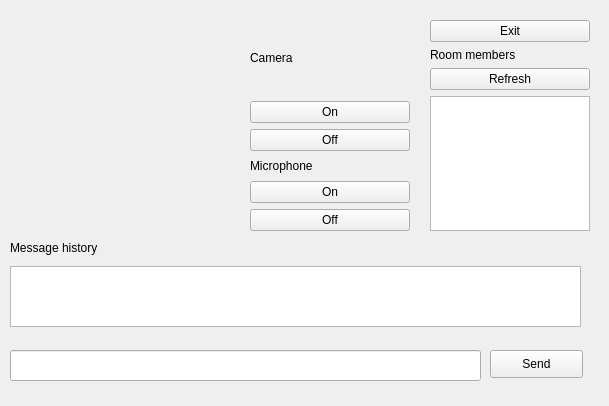
<?xml version="1.0" encoding="UTF-8"?>
<ui version="4.0">
 <class>clientwidget</class>
 <widget class="QWidget" name="clientwidget">
  <property name="geometry">
   <rect>
    <x>0</x>
    <y>0</y>
    <width>609</width>
    <height>406</height>
   </rect>
  </property>
  <property name="windowTitle">
   <string>Form</string>
  </property>
  <widget class="QWidget" name="verticalLayoutWidget_3">
   <property name="geometry">
    <rect>
     <x>250</x>
     <y>20</y>
     <width>160</width>
     <height>211</height>
    </rect>
   </property>
   <layout class="QVBoxLayout" name="verticalLayout_3">
    <item>
     <layout class="QVBoxLayout" name="verticalLayout">
      <item>
       <widget class="QLabel" name="label">
        <property name="text">
         <string>Camera</string>
        </property>
       </widget>
      </item>
      <item>
       <widget class="QPushButton" name="camera_open_button">
        <property name="text">
         <string>On</string>
        </property>
       </widget>
      </item>
      <item>
       <widget class="QPushButton" name="camera_close_button">
        <property name="text">
         <string>Off</string>
        </property>
       </widget>
      </item>
      <item>
       <layout class="QVBoxLayout" name="verticalLayout_2">
        <item>
         <widget class="QLabel" name="label_2">
          <property name="text">
           <string>Microphone</string>
          </property>
         </widget>
        </item>
        <item>
         <widget class="QPushButton" name="microphone_open_button">
          <property name="text">
           <string>On</string>
          </property>
         </widget>
        </item>
        <item>
         <widget class="QPushButton" name="microphone_close_button">
          <property name="text">
           <string>Off</string>
          </property>
         </widget>
        </item>
       </layout>
      </item>
     </layout>
    </item>
   </layout>
  </widget>
  <widget class="QWidget" name="verticalLayoutWidget_4">
   <property name="geometry">
    <rect>
     <x>430</x>
     <y>20</y>
     <width>160</width>
     <height>211</height>
    </rect>
   </property>
   <layout class="QVBoxLayout" name="verticalLayout_4">
    <item>
     <widget class="QPushButton" name="client_exit">
      <property name="text">
       <string>Exit</string>
      </property>
     </widget>
    </item>
    <item>
     <widget class="QLabel" name="label_3">
      <property name="text">
       <string>Room members</string>
      </property>
     </widget>
    </item>
    <item>
     <widget class="QPushButton" name="refresh_button">
      <property name="text">
       <string>Refresh</string>
      </property>
     </widget>
    </item>
    <item>
     <widget class="QTextEdit" name="client_display"/>
    </item>
   </layout>
  </widget>
  <widget class="QPushButton" name="pushButton_6">
   <property name="geometry">
    <rect>
     <x>490</x>
     <y>350</y>
     <width>93</width>
     <height>28</height>
    </rect>
   </property>
   <property name="text">
    <string>Send</string>
   </property>
  </widget>
  <widget class="QTextEdit" name="chat_display">
   <property name="geometry">
    <rect>
     <x>10</x>
     <y>266</y>
     <width>571</width>
     <height>61</height>
    </rect>
   </property>
  </widget>
  <widget class="QLabel" name="label_4">
   <property name="geometry">
    <rect>
     <x>10</x>
     <y>240</y>
     <width>131</width>
     <height>16</height>
    </rect>
   </property>
   <property name="text">
    <string>Message history</string>
   </property>
  </widget>
  <widget class="QLineEdit" name="chat_enter">
   <property name="geometry">
    <rect>
     <x>10</x>
     <y>350</y>
     <width>471</width>
     <height>31</height>
    </rect>
   </property>
  </widget>
  <widget class="QLabel" name="camera_show">
   <property name="geometry">
    <rect>
     <x>20</x>
     <y>24</y>
     <width>221</width>
     <height>201</height>
    </rect>
   </property>
   <property name="text">
    <string/>
   </property>
  </widget>
 </widget>
 <resources/>
 <connections/>
</ui>
